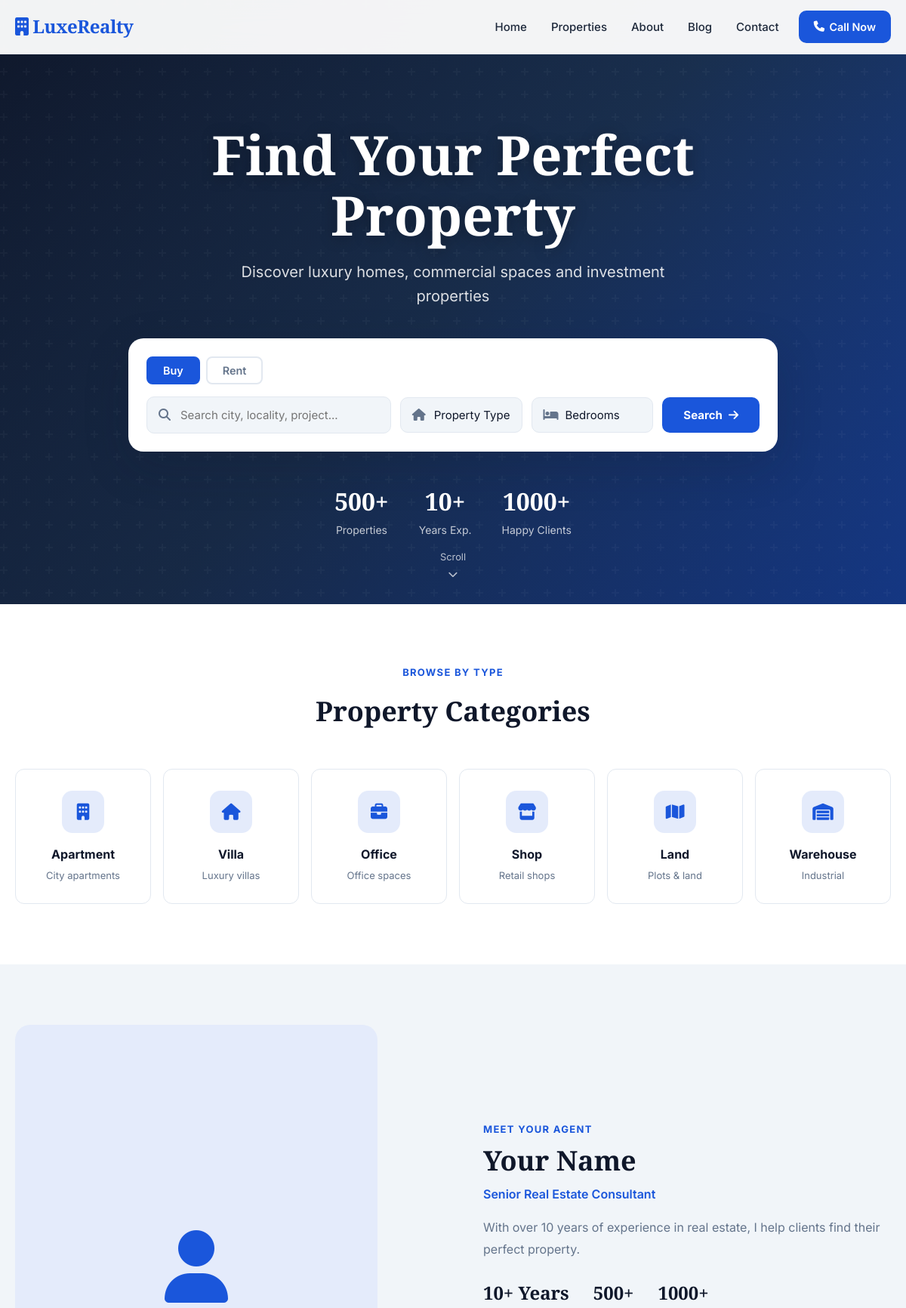
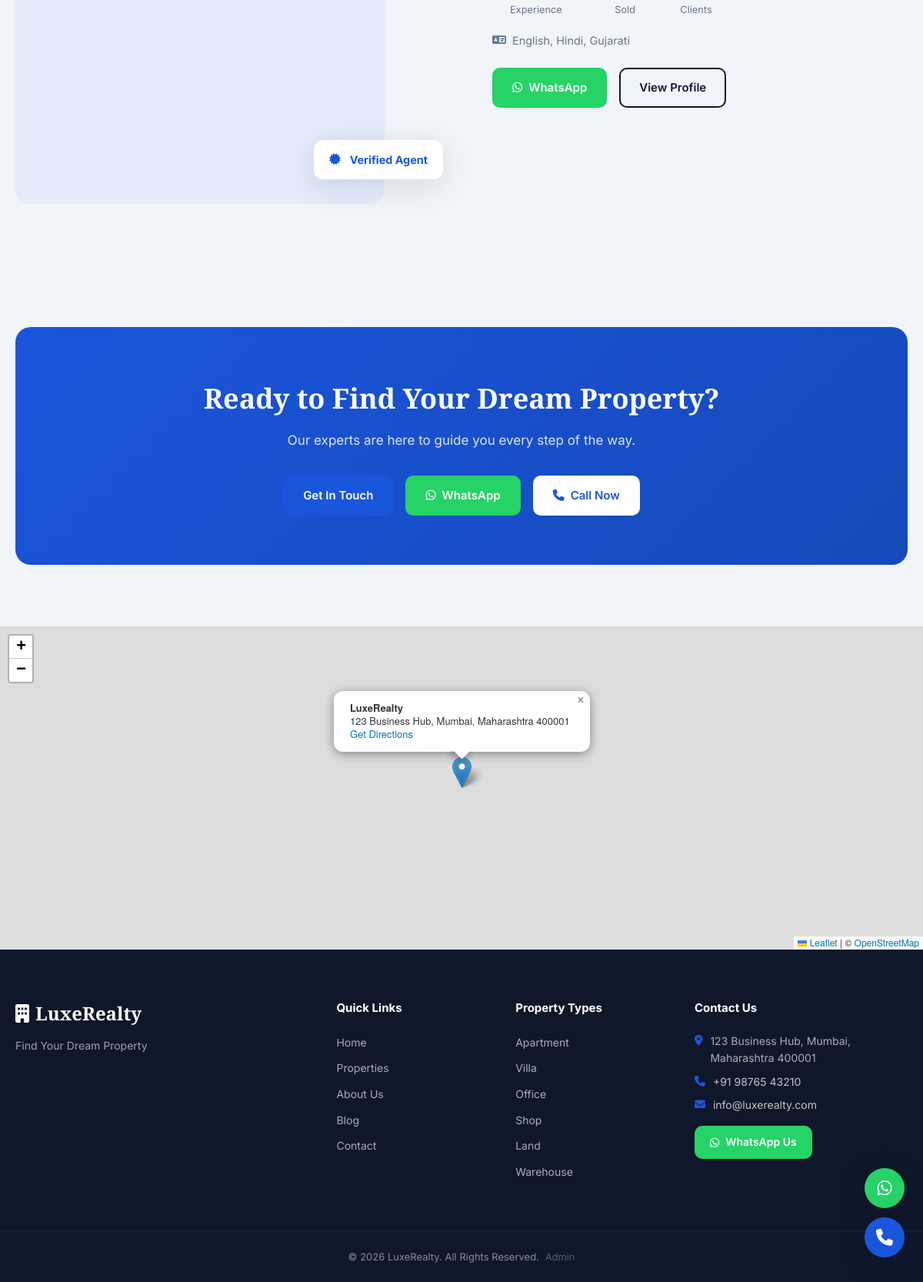
The page / on the database its author committed (2 pictures, top to bottom).
### models.py (models this page shows, shortened)
class SiteSettings(db.Model):
    __tablename__ = 'site_settings'
    id = db.Column(db.Integer, primary_key=True)
    key = db.Column(db.String(100), unique=True, nullable=False)
    value = db.Column(db.Text, nullable=True)
    updated_at = db.Column(db.DateTime, default=datetime.utcnow, onupdate=datetime.utcnow)

### app.py (the view)
@app.route('/')
def index():
    track('home')
    s = get_settings()
    if s.get('maintenance_mode')=='true' and not (current_user.is_authenticated and current_user.is_developer()):
        return render_template('public/maintenance.html')
    featured = Property.query.filter_by(is_featured=True).order_by(Property.created_at.desc()).limit(6).all()
    latest = Property.query.order_by(Property.created_at.desc()).limit(8).all()
    testimonials = Testimonial.query.filter_by(is_active=True).order_by(Testimonial.created_at.desc()).limit(6).all()
    faqs = FAQ.query.filter_by(is_active=True).order_by(FAQ.sort_order).limit(6).all()
    return render_template('public/index.html', featured=featured, latest=latest,
                           testimonials=testimonials, faqs=faqs,
                           prop_types=['Apartment','Villa','Office','Shop','Land','Warehouse'])

### app.py (called while the page is built)
def get_settings():
    rows = SiteSettings.query.all()
    s = dict(SETTING_DEFAULTS)
    for r in rows: s[r.key] = r.value
    return s

@app.context_processor
def inject_globals():
    s = get_settings()
    ext = ExternalLink.query.filter_by(is_active=True).order_by(ExternalLink.sort_order).all()
    return dict(
        settings=s, now=datetime.utcnow(),
        header_links=[l for l in ext if l.link_type=='header_nav'],
        footer_links=[l for l in ext if l.link_type=='footer'],
        social_links=[l for l in ext if l.link_type=='social'],
        csrf_token=generate_csrf,
    )

def track(page):
    try:
        db.session.add(PageVisit(page=page, ip_address=request.remote_addr,
                                  user_agent=(request.user_agent.string or '')[:300]))
        db.session.commit()
    except Exception: pass

### templates/public/index.html (shortened to what this page needs)
{% extends "partials/base.html" %}
{% block content %}
<section class="hero">
  <div class="hero-bg"><div class="hero-overlay"></div></div>
  <div class="hero-content">
    <h1 class="hero-title" data-aos="fade-up">{{ settings.hero_title }}</h1>
    <p class="hero-subtitle" data-aos="fade-up" data-aos-delay="100">{{ settings.hero_subtitle }}</p>
    <div class="search-box" data-aos="fade-up" data-aos-delay="200">
      <form action="{{ url_for('properties') }}" method="GET" class="search-form">
        <div class="search-tabs">
          <button type="button" class="search-tab active" data-listing="sale" onclick="setSearchTab(this,'sale')">Buy</button>
          <button type="button" class="search-tab" data-listing="rent" onclick="setSearchTab(this,'rent')">Rent</button>
        </div>
        <div class="search-inputs">
          <div class="search-field">
            <i class="fas fa-search"></i>
            <input type="text" name="q" placeholder="Search city, locality, project...">
          </div>
          <div class="search-field">
            <i class="fas fa-home"></i>
            <select name="type">
              <option value="">Property Type</option>
            </select>
          </div>
          <div class="search-field">
            <i class="fas fa-bed"></i>
            <select name="bedrooms">
              <option value="">Bedrooms</option>
            </select>
          </div>
          <button type="submit" class="search-btn">Search <i class="fas fa-arrow-right"></i></button>
        </div>
      </form>
    </div>
    <div class="hero-stats" data-aos="fade-up" data-aos-delay="300">
      <div class="stat-item"><span class="stat-num">500+</span><span class="stat-label">Properties</span></div>
      <div class="stat-item"><span class="stat-num">10+</span><span class="stat-label">Years Exp.</span></div>
      <div class="stat-item"><span class="stat-num">1000+</span><span class="stat-label">Happy Clients</span></div>
    </div>
  </div>
  <div class="hero-scroll"><span>Scroll</span><i class="fas fa-chevron-down"></i></div>
</section>
<section class="section categories-section">
  <div class="container">
    <div class="section-header" data-aos="fade-up">
      <span class="section-eyebrow">Browse By Type</span>
      <h2 class="section-title">Property Categories</h2>
    </div>
    <div class="categories-grid">
      {% for name, icon, desc in [('Apartment','fas fa-building','City apartments'),('Villa','fas fa-home','Luxury villas'),('Office','fas fa-briefcase','Office spaces'),('Shop','fas fa-store','Retail shops'),('Land','fas fa-map','Plots & land'),('Warehouse','fas fa-warehouse','Industrial')] %}
      <a href="{{ url_for('properties') }}?type={{ name }}" class="category-card" data-aos="fade-up" data-aos-delay="{{ loop.index0 * 60 }}">
        <div class="cat-icon"><i class="{{ icon }}"></i></div>
        <h3 class="cat-name">{{ name }}</h3>
        <p class="cat-desc">{{ desc }}</p>
      </a>
      {% endfor %}
    </div>
  </div>
</section>
<section class="section agent-section">
  <div class="container">
    <div class="agent-content">
      <div class="agent-image-wrap" data-aos="fade-right">
        {% if settings.agent_photo %}
          <img src="{{ url_for('static', filename='uploads/profiles/' + settings.agent_photo) }}" alt="{{ settings.agent_name }}" class="agent-photo">
        {% else %}
          <div class="agent-photo-placeholder"><i class="fas fa-user"></i></div>
        {% endif %}
        <div class="agent-badge"><i class="fas fa-certificate"></i><span>Verified Agent</span></div>
      </div>
      <div class="agent-info" data-aos="fade-left">
        <span class="section-eyebrow">Meet Your Agent</span>
        <h2>{{ settings.agent_name }}</h2>
        <p class="agent-title-text">{{ settings.agent_title }}</p>
        <p class="agent-bio">{{ settings.agent_bio }}</p>
        <div class="agent-stats">
          <div><strong>{{ settings.agent_experience }}</strong><span>Experience</span></div>
          <div><strong>500+</strong><span>Sold</span></div>
          <div><strong>1000+</strong><span>Clients</span></div>
        </div>
        <div class="agent-langs"><i class="fas fa-language"></i> {{ settings.agent_languages }}</div>
        <div class="agent-actions">
          <a href="https://wa.me/{{ settings.agent_whatsapp or settings.whatsapp }}" target="_blank" class="btn btn-whatsapp"><i class="fab fa-whatsapp"></i> WhatsApp</a>
          <a href="{{ url_for('about') }}" class="btn btn-outline-dark">View Profile</a>
        </div>
      </div>
    </div>
  </div>
</section>
<section class="section cta-section">
  <div class="container">
    <div class="cta-box" data-aos="fade-up">
      <h2>Ready to Find Your Dream Property?</h2>
      <p>Our experts are here to guide you every step of the way.</p>
      <div class="cta-buttons">
        <a href="{{ url_for('contact') }}" class="btn btn-primary">Get In Touch</a>
        <a href="https://wa.me/{{ settings.whatsapp }}" target="_blank" class="btn btn-whatsapp"><i class="fab fa-whatsapp"></i> WhatsApp</a>
        <a href="tel:{{ settings.phone }}" class="btn" style="background:white;color:var(--primary)"><i class="fas fa-phone"></i> Call Now</a>
      </div>
    </div>
  </div>
</section>
<section class="map-section">
  <div id="homeMap" style="height:420px;width:100%;"></div>
</section>
{% endblock %}
{% block extra_js %}
<link rel="stylesheet" href="https://unpkg.com/leaflet@1.9.4/dist/leaflet.css"/>
{% endblock %}

### templates/partials/base.html (shortened to what this page needs)
<!DOCTYPE html>
<html lang="en">
<head>
  <link rel="stylesheet" href="https://cdnjs.cloudflare.com/ajax/libs/font-awesome/6.5.0/css/all.min.css">
  <link rel="stylesheet" href="{{ url_for('static', filename='css/style.css') }}">
</head>
<body>
<nav class="navbar" id="navbar">
  <div class="nav-container">
    <a href="{{ url_for('index') }}" class="nav-logo">
      {% if settings.logo %}
        <img src="{{ url_for('static', filename='uploads/profiles/' + settings.logo) }}" alt="{{ settings.site_name }}" class="logo-img">
      {% else %}
        <span class="logo-text"><i class="fas fa-building"></i> {{ settings.site_name }}</span>
      {% endif %}
    </a>
    <ul class="nav-menu" id="navMenu">
      <li><a href="{{ url_for('index') }}" class="nav-link {% if request.endpoint=='index' %}active{% endif %}">Home</a></li>
      <li><a href="{{ url_for('properties') }}" class="nav-link {% if request.endpoint=='properties' %}active{% endif %}">Properties</a></li>
      <li><a href="{{ url_for('about') }}" class="nav-link {% if request.endpoint=='about' %}active{% endif %}">About</a></li>
      <li><a href="{{ url_for('blog') }}" class="nav-link {% if request.endpoint in ['blog','blog_detail'] %}active{% endif %}">Blog</a></li>
      <li><a href="{{ url_for('contact') }}" class="nav-link {% if request.endpoint=='contact' %}active{% endif %}">Contact</a></li>
      <li class="nav-cta">
        <a href="tel:{{ settings.phone }}" class="btn-call"><i class="fas fa-phone"></i> Call Now</a>
      </li>
    </ul>
  </div>
</nav>
<main>{% block content %}{% endblock %}</main>
<footer class="footer">
  <div class="footer-top">
    <div class="container">
      <div class="footer-grid">
        <div class="footer-col">
          {% if settings.logo %}
            <img src="{{ url_for('static', filename='uploads/profiles/' + settings.logo) }}" alt="{{ settings.site_name }}" class="logo-img-sm">
          {% else %}
            <span class="logo-text-white"><i class="fas fa-building"></i> {{ settings.site_name }}</span>
          {% endif %}
          <p class="footer-desc">{{ settings.tagline }}</p>
        </div>
        <div class="footer-col">
          <h4>Quick Links</h4>
          <ul>
            <li><a href="{{ url_for('index') }}">Home</a></li>
            <li><a href="{{ url_for('properties') }}">Properties</a></li>
            <li><a href="{{ url_for('about') }}">About Us</a></li>
            <li><a href="{{ url_for('blog') }}">Blog</a></li>
            <li><a href="{{ url_for('contact') }}">Contact</a></li>
          </ul>
        </div>
        <div class="footer-col">
          <h4>Property Types</h4>
          <ul>
            {% for pt in ['Apartment','Villa','Office','Shop','Land','Warehouse'] %}
            <li><a href="{{ url_for('properties') }}?type={{ pt }}">{{ pt }}</a></li>
            {% endfor %}
          </ul>
        </div>
        <div class="footer-col">
          <h4>Contact Us</h4>
          <div class="contact-info">
            <p><i class="fas fa-map-marker-alt"></i> {{ settings.address }}</p>
            <p><i class="fas fa-phone"></i> <a href="tel:{{ settings.phone }}">{{ settings.phone }}</a></p>
            <p><i class="fas fa-envelope"></i> <a href="mailto:{{ settings.email }}">{{ settings.email }}</a></p>
          </div>
          <a href="https://wa.me/{{ settings.whatsapp }}" target="_blank" class="whatsapp-btn">
            <i class="fab fa-whatsapp"></i> WhatsApp Us
          </a>
        </div>
      </div>
    </div>
  </div>
  <div class="footer-bottom">
    <div class="container footer-bottom-inner">
      <p>&copy; {{ now.year }} {{ settings.site_name }}. All Rights Reserved.</p>
      <div class="footer-bottom-links">
        <a href="/{{ settings.admin_path or 'admin' }}/login" class="admin-link">Admin</a>
      </div>
    </div>
  </div>
</footer>
<div class="floating-buttons">
  <a href="https://wa.me/{{ settings.whatsapp }}" target="_blank" class="float-btn whatsapp-float" title="WhatsApp">
    <i class="fab fa-whatsapp"></i>
  </a>
  <a href="tel:{{ settings.phone }}" class="float-btn call-float" title="Call Now">
    <i class="fas fa-phone"></i>
  </a>
</div>
{% block extra_js %}{% endblock %}
</body>
</html>

### rows shown on the page
SiteSettings: site_name "LuxeRealty"
SiteSettings: hero_title "Find Your Perfect Property"
SiteSettings: hero_subtitle "Discover luxury homes, commercial spaces and investment properties"
SiteSettings: agent_name "Your Name"
SiteSettings: agent_title "Senior Real Estate Consultant"
SiteSettings: agent_bio "With over 10 years of experience in real estate, I help clients find their perfect property."
SiteSettings: agent_experience "10+ Years"
SiteSettings: agent_languages "English, Hindi, Gujarati"
SiteSettings: tagline "Find Your Dream Property"
SiteSettings: address "123 Business Hub, Mumbai, Maharashtra 400001"
SiteSettings: phone "+91 98765 43210"
SiteSettings: email "info@luxerealty.com"

### other values the page prints
{{ name }} "Apartment" "Villa" "Office" "Shop" "Land" "Warehouse"
{{ desc }} "City apartments" "Luxury villas" "Office spaces" "Retail shops" "Plots & land" "Industrial"
{{ pt }} "Apartment" "Villa" "Office" "Shop" "Land" "Warehouse"
